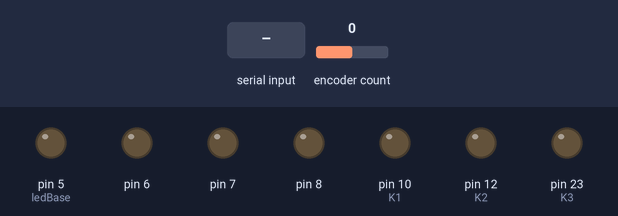
A sketch run on a simulated Arduino Mega 2560, built with avr-gcc and run on an emulated ATmega2560. Shown: output pins drawn as LEDs (lit = HIGH). The inputs (shaded band) are chosen by the test bench; at power-on: encoder count 0. EEPROM starts erased; what the sketch prints to the serial monitor is not drawn.

Above: at 1.2 s.
1.3 s: "A\n" received over Serial
At 2.5 s:
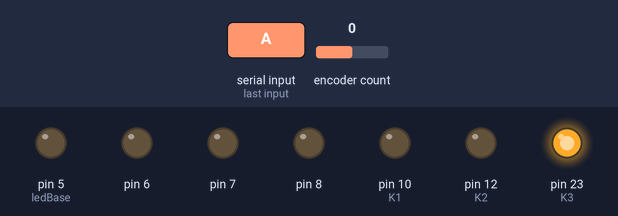
2.8 s: encoder count set to 1
At 3.5 s:
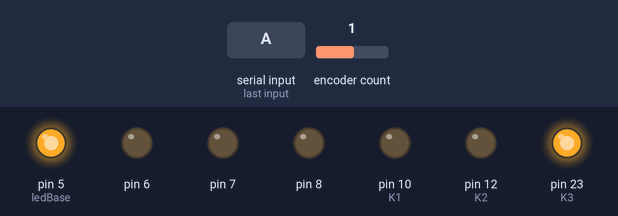
4.3 s: "30,150\n" received over Serial
At 4.9 s:
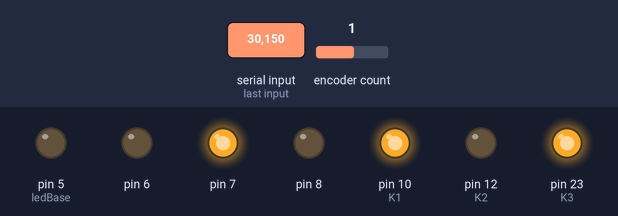
5.8 s: "255\n" received over Serial
At 7.0 s:
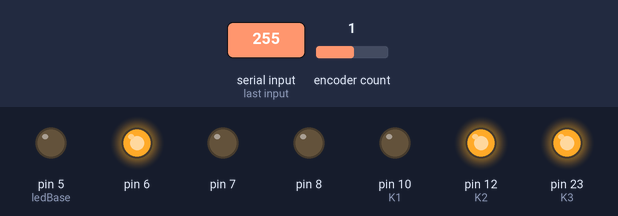
7.3 s: "a90\n" received over Serial
At 8.3 s:
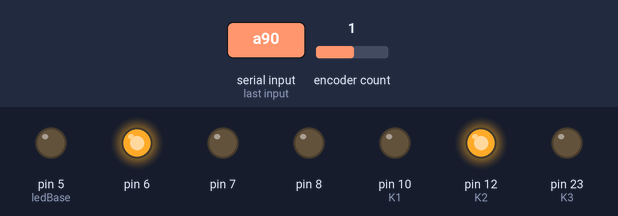
8.8 s: encoder count set to 2
At 9.3 s:
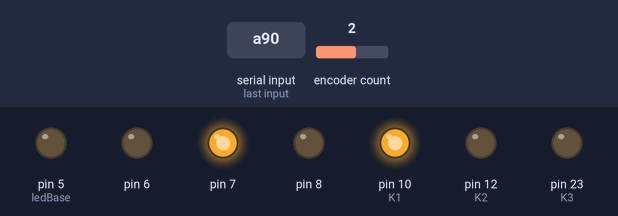
Timing chart, 0 to 11.3 s (numbered marks = the images above; inputs shaded):
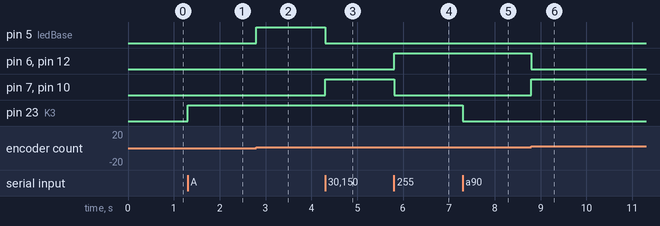

The sketch:

rcs4_controller.ino
```cpp
#include <Bounce.h>
#include <Encoder.h>
#include <EEPROM.h>

// Push button on the encoder
const int buttonPin = 4;
Bounce pushbutton = Bounce(buttonPin, 5);
                                      // 5 ms debounce
// Rotary encoder
Encoder knob(2, 3);
long pos = -999;

// LEDs
const int ledBase = 5;                // pin at which LED bar graph starts
const int ledCount = 4;               // how many LEDs are connected
byte portSelected = 0;

// Other variables
#define MAX_TITLE_LEN 40
#define NUM_PORTS 4
#define SELECTED_PORT_ADDR 192        // EEPROM address for the most recently selected port
int i, j;
char portTitles[NUM_PORTS][MAX_TITLE_LEN];
char c;
char serialBuffer[MAX_TITLE_LEN+1];
int bufPos = 0;
byte editMode = false;
byte editPort = 0;
const int K1 = 10;                    // Relay port: K1
const int K2 = 12;                    // Relay port: K2
byte relayStates[NUM_PORTS][2] = {
  {LOW, LOW},
  {LOW, HIGH},
  {HIGH, LOW},
  {HIGH, HIGH},
};
const int K3 = 23;                     // KPA500 keying relay port
byte amp_keyed = false;

void readPortTitles() {
  // Read port titles from EEPROM
  for (i = 0; i < NUM_PORTS; i++) {
    for (j = 0; j < MAX_TITLE_LEN; j++) {
      c = EEPROM.read((i*MAX_TITLE_LEN)+j);
      if (c == 255)
        break;
      portTitles[i][j] = c;
    }
  }
}

void writePortTitles() {
  // Write port titles to EEPROM
  int titleLen;
  for (i = 0; i < NUM_PORTS; i++) {
    titleLen = strlen(portTitles[i]);
    for (j = 0; j < MAX_TITLE_LEN; j++) {
      if (j > titleLen) {
        c = 255;
      } else {
        c = portTitles[i][j];
      }
      EEPROM.write((i*MAX_TITLE_LEN)+j, c);
    }
  }
}

void displayPortTitles() {
  Serial.println();
  Serial.println("RCS-4 Antenna/Rig Switch");
  Serial.println("----------------------------------------");
  for (i = 0; i < NUM_PORTS; i++) {
    if (portSelected == i) {
      Serial.print("*");
    } else {
      Serial.print(" ");
    }
    Serial.print(i+1);
    Serial.print(": ");
    Serial.print(portTitles[i]);
    Serial.println();
  }
  Serial.println();
  Serial.print("Amp status: ");
  if (amp_keyed) {
    Serial.println("KEYED");
  } else {
    Serial.println("not keyed");
  }
  Serial.println();
}

void displayMenu() {
  displayPortTitles();
  Serial.println();
  Serial.println("* selected");
  Serial.println("'En' to edit port n's title (e.g. E1). Number to switch to that port.");
  Serial.println("'A' to toggle amp key-down state.");
}

// This will soon also trigger relays (or BJTs) to feed bias to remote switchbox
void updateLEDs() {
  for (i = 0; i < ledCount; i++) {
    digitalWrite(ledBase+i, (i == portSelected ? HIGH : LOW));
  }
}

void selectPort() {
  digitalWrite(K1, relayStates[portSelected][0]);
  digitalWrite(K2, relayStates[portSelected][1]);
  EEPROM.write(SELECTED_PORT_ADDR, portSelected);
  updateLEDs();
}

void dumpEEPROM() {
  char e;
  char buf[16];
  char text[16];
  Serial.println("EEPROM dump of first 128 bytes");
  Serial.println("----------------------------------------");
  for (i = 0; i < 128; i += 16) {
    sprintf(buf, "%04X", i);
    Serial.print(buf);
    Serial.print(": ");
    for (j = i; j < (i+16); j++) {
      e = EEPROM.read(j);
      text[j-i] = e;
      sprintf(buf, "%02X ", e);
      Serial.print(buf);
    }
    Serial.print("  ");
    for (j = 0; j < 16; j++) {
      Serial.print(text[j] > 31 && text[j] < 127 ? text[j] : '.');
    }
    Serial.println();
  }
}

void toggleAmpKeyDown() {
  if (amp_keyed) {
    amp_keyed = false;
    digitalWrite(K3, LOW);
  } else {
    amp_keyed = true;
    digitalWrite(K3, HIGH);  // Key the relay coil to sink KPA500 keying to ground
  }
}

void handleInput() {
  if (editMode == true) {
    // User has just entered a string, stored in serialBuffer, of length bufPos.
    memset(portTitles[editPort], 0, MAX_TITLE_LEN);
    strcpy(portTitles[editPort], serialBuffer);
    Serial.print("Port ");
    Serial.print(editPort+1);
    Serial.print(" title updated to '");
    Serial.print(portTitles[editPort]);
    Serial.println("'.");
    Serial.println("Saving titles to EEPROM, do not remove power.");
    writePortTitles();
    Serial.println("Done.");
    editMode = false;
    displayMenu();
  } else {
    c = serialBuffer[0];
    if (c > '0' && c <= ('0' + NUM_PORTS)) {  // ASCII number values 1-4
      portSelected = (c - '0') - 1;
      selectPort();
      displayMenu();
    } else if (c == 'e' || c == 'E') {
      // Edit mode
      editPort = (serialBuffer[1] - '0') - 1;
      if (editPort >= NUM_PORTS) {
        Serial.print("Invalid port number ");
        Serial.println(editPort+1);
        displayMenu();
      } else {
        Serial.print("Editing title for port ");
        Serial.print(editPort+1);
        Serial.println(". Enter up to 40 characters.");
        Serial.print("> ");
        Serial.flush();
        editMode = true;
      }
    } else if (c == 'd' || c == 'D') {
      dumpEEPROM();
    } else if (c == 'a' || c == 'A') {
      toggleAmpKeyDown();
    } else {
      displayMenu();
    }
  }

  memset(serialBuffer, 0, MAX_TITLE_LEN+1);
  bufPos = 0;
}

void setup() {
  Serial.begin(9600);
  pinMode(buttonPin, INPUT_PULLUP);
  pinMode(K1, OUTPUT);
  digitalWrite(K1, LOW);
  pinMode(K2, OUTPUT);
  digitalWrite(K2, LOW);
  pinMode(K3, OUTPUT);
  digitalWrite(K3, LOW);
  for (i = 0; i < ledCount; i++) {
    pinMode(ledBase+i, OUTPUT);
    digitalWrite(ledBase+i, LOW);
  }
  pos = knob.read();               // Avoid needlessly incrementing selected port
  portSelected = EEPROM.read(SELECTED_PORT_ADDR);
  selectPort();
  readPortTitles();
}

byte previousState = HIGH;         // what state was the button last time
unsigned int count = 0;            // how many times has it changed to low
unsigned long countAt = 0;         // when count changed
unsigned int countPrinted = 0;     // last count printed

void loop() {
  long newPos;
  newPos = knob.read();
  if (newPos != pos) {
    if (newPos > pos) { // Rotated CW
      portSelected = ((portSelected + 1) >= ledCount ? (0) : (portSelected + 1));
    } else { // Rotated CCW
      portSelected = ((portSelected - 1) < 0 ? (ledCount - 1) : (portSelected - 1));
    }
    pos = newPos;
    selectPort();
  }

  if (Serial.available() > 0) {
    c = Serial.read();
    if ((c == 13 || c == 10) || bufPos >= MAX_TITLE_LEN) {
      serialBuffer[bufPos++] = 0;
      Serial.println();
      handleInput();
    } else if (c == 8 || c == 127) {
      serialBuffer[--bufPos] = 0;
      Serial.write(8);                // Print a backspace
      Serial.write(32);               // Print a space to erase the previously-typed char
      Serial.write(8);                // Print a backspace
      Serial.flush();
    } else {
      serialBuffer[bufPos++] = c;
      Serial.print(c);
    }
  }
  /*
  if (pushbutton.update()) {
    if (pushbutton.fallingEdge()) {
      count = count + 1;
      countAt = millis();
    }
  } else {
    if (count != countPrinted) {
      unsigned long nowMillis = millis();
      if (nowMillis - countAt > 100) {
        Serial.print("count: ");
        Serial.println(count);
        countPrinted = count;
      }
    }
  }
  */
}
```

Measured:
- after the input at 1.3 s, pin 23 (K3): LOW → HIGH at once
- after the input at 2.8 s, pin 5 (ledBase): LOW → HIGH at once
- after the input at 4.3 s, pin 5 (ledBase): HIGH → LOW at once; pin 7, pin 10 (K1): LOW → HIGH at once
- after the input at 5.8 s, pin 6, pin 12 (K2): LOW → HIGH at once; pin 7, pin 10 (K1): HIGH → LOW at once
- after the input at 7.3 s, pin 23 (K3): HIGH → LOW at once
- after the input at 8.8 s, pin 6, pin 12 (K2): HIGH → LOW at once; pin 7, pin 10 (K1): LOW → HIGH at once
